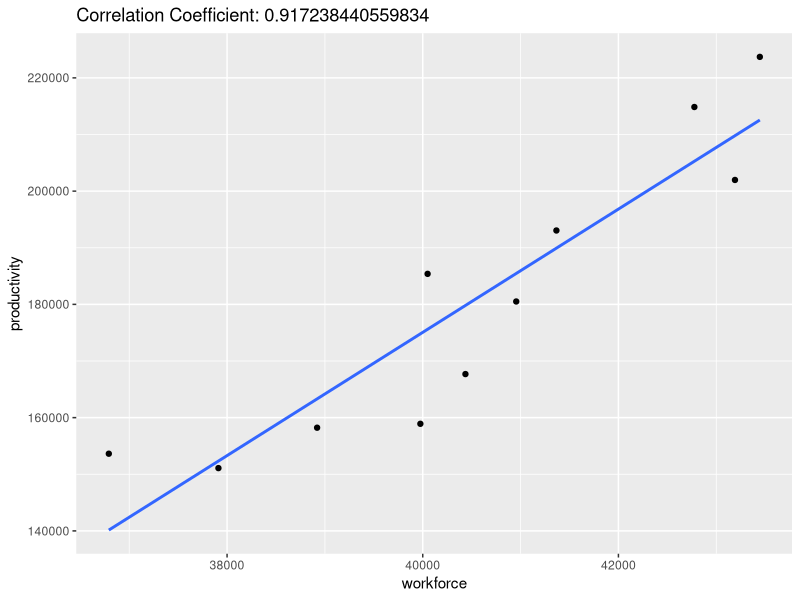
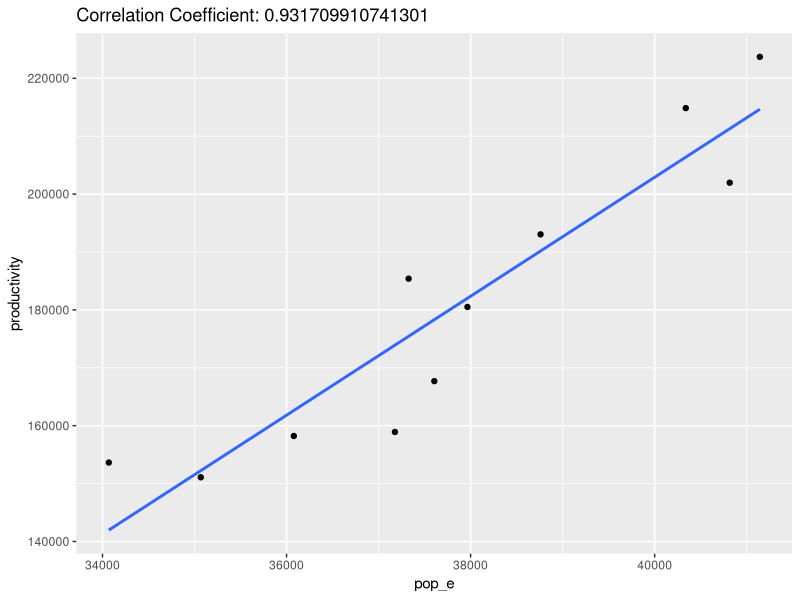
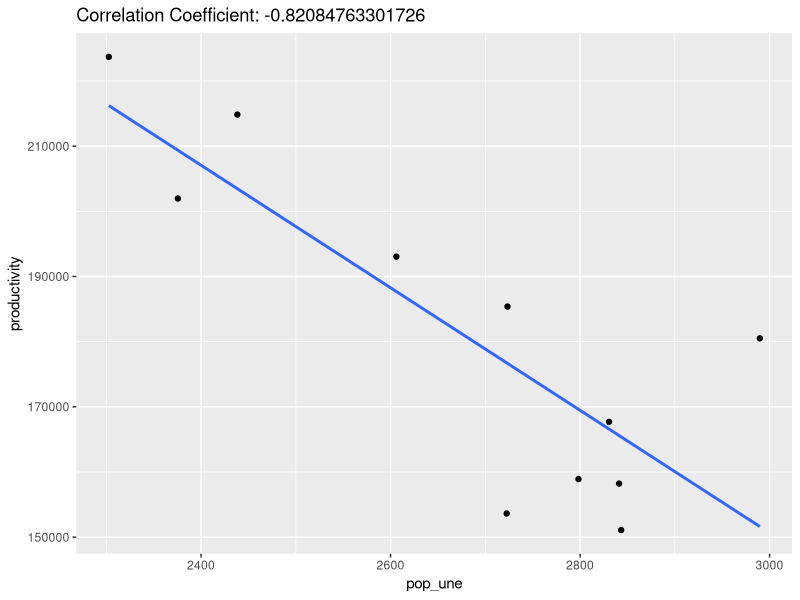
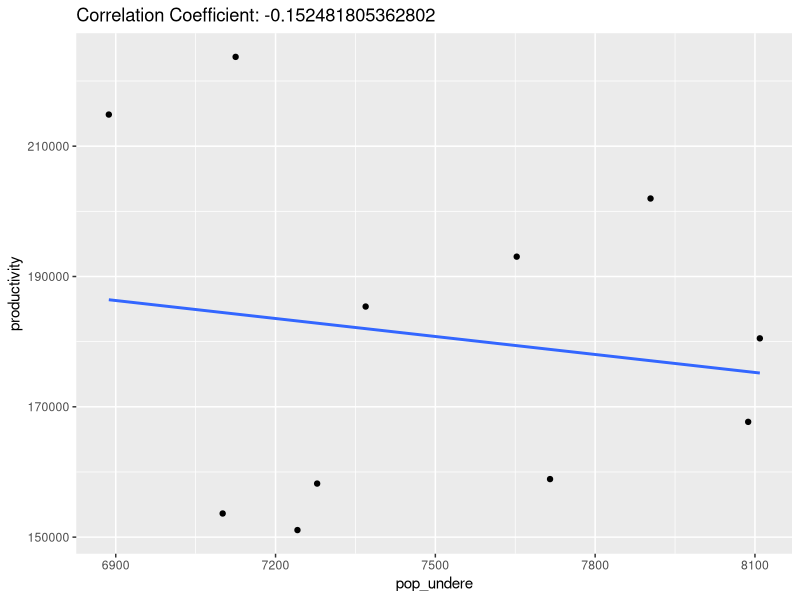

Recreate these plots in R, in order.
library(readxl)
library(ggplot2)
library(dplyr)

# Load data for productivity
productivity <- as.data.frame(t(read_excel("productivityVSemployment/productivity/productivity.xlsx", 
                           sheet = "national-modified", range = "S14:AC14", 
                           col_names = FALSE)))

# Load data for rates
year <- 2008:2018
total_population <- c(57848, 59237, 60718, 61882, 62985, 64093, 62189, 64939, 68125, 69896, 71339)
participation <- c(63.6, 64.0, 64.1, 64.6, 64.2, 63.9, 64.4, 63.7, 63.4, 61.2, 60.9)
employment <- c(92.6, 92.5, 92.7, 93.0, 93.0, 92.7, 93.2, 93.7, 94.5, 94.3, 94.7)
unemployment <- c(7.4, 7.5, 7.3, 7.0, 7.0, 7.3, 6.8, 6.3, 5.5, 5.7, 5.3)
underemployment <- c(19.3, 19.1, 18.7, 19.3, 20.0, 19.8, 18.4, 18.5, 18.3, 16.1, 16.4)

# Combine data frames
# Note: population is by '000s
df <- data.frame(year, total_population, participation, employment, unemployment, underemployment, productivity=productivity$V1)

# Add workforce population and other population
df <- df %>%
        mutate(workforce=total_population*participation/100) %>% 
        mutate(pop_e=workforce*employment/100) %>% 
        mutate(pop_une=workforce*unemployment/100) %>% 
        mutate(pop_undere=workforce*underemployment/100)

# Is there a correlation between the employment status of the workers and the labor productivity?

# Linear model for workforce population against labor productivity
ggplot(df, aes(x=workforce, y=productivity)) +
  geom_point() +
  geom_smooth(method="lm", se=FALSE) +
  labs(title=paste("Correlation Coefficient:", cor(df$workforce, df$productivity)))

# Linear model for employment population against labor productivity
ggplot(df, aes(x=pop_e, y=productivity)) +
  geom_point() +
  geom_smooth(method="lm", se=FALSE) +
  labs(title=paste("Correlation Coefficient:", cor(df$pop_e, df$productivity)))

# Linear model for unemployment population against labor productivity
ggplot(df, aes(x=pop_une, y=productivity)) +
  geom_point() +
  geom_smooth(method="lm", se=FALSE) +
  labs(title=paste("Correlation Coefficient:", cor(df$pop_une, df$productivity)))


# Linear model for underemployment population against labor productivity
ggplot(df, aes(x=pop_undere, y=productivity)) +
  geom_point() +
  geom_smooth(method="lm", se=FALSE) +
  labs(title=paste("Correlation Coefficient:", cor(df$pop_undere, df$productivity)))




